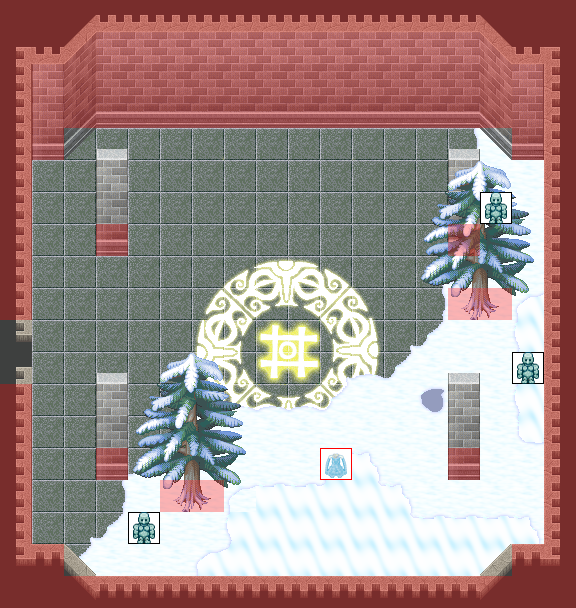

Rendered tile map (Tiled .tmx) drawn with the repository's tilesets; below, a short description and the map source with its tile grids summarised:
An orthogonal 18x19 tile map with 32x32 px tiles, 7 tile layers (0_floor, 1_terrain, 2_object, 3_roof, ...), 1 hidden layer not drawn, 13 tilesets.

<map version="1.2" tiledversion="1.2.0" orientation="orthogonal" renderorder="right-down" width="18" height="19" tilewidth="32" tileheight="32" infinite="0" nextlayerid="65" nextobjectid="1">
 <tileset firstgid="1" name="kafelki_blyszczace" tilewidth="32" tileheight="32" tilecount="36" columns="6">
  <image source="../../tileset/pol/domki/podloga/kafelki_blyszczace.png" width="192" height="192" />
 </tileset>
 <tileset firstgid="37" name="kafelek" tilewidth="32" tileheight="32" tilecount="1" columns="1">
  <image source="../../tileset/pol/domki/podloga/kafelek.png" width="32" height="32" />
 </tileset>
 <tileset firstgid="38" name="kosciol_sciany" tilewidth="32" tileheight="32" tilecount="30" columns="5">
  <image source="../../tileset/pol/domki/kosciol_sciany.png" width="160" height="192" />
 </tileset>
 <tileset firstgid="68" name="kosciol_nawy" tilewidth="32" tileheight="32" tilecount="14" columns="2">
  <image source="../../tileset/pol/domki/kosciol_nawy.png" width="64" height="224" />
 </tileset>
 <tileset firstgid="82" name="collision" tilewidth="32" tileheight="32" tilecount="1" columns="1">
  <image source="../../tileset/logic/collision.png" width="32" height="32" />
 </tileset>
 <tileset firstgid="83" name="protection" tilewidth="32" tileheight="32" tilecount="2" columns="2">
  <image source="../../tileset/logic/protection.png" width="64" height="32" />
 </tileset>
 <tileset firstgid="85" name="edges" tilewidth="32" tileheight="32" tilecount="9" columns="3">
  <image source="../../tileset/ground/ice/edges.png" width="96" height="96" />
 </tileset>
 <tileset firstgid="94" name="ice" tilewidth="32" tileheight="32" tilecount="3" columns="3">
  <image source="../../tileset/ground/ice/ice.png" width="96" height="32" />
 </tileset>
 <tileset firstgid="97" name="icehole" tilewidth="32" tileheight="32" tilecount="1" columns="1">
  <image source="../../tileset/ground/ice/icehole.png" width="32" height="32" />
 </tileset>
 <tileset firstgid="98" name="corners" tilewidth="32" tileheight="32" tilecount="4" columns="2">
  <image source="../../tileset/ground/ice/corners.png" width="64" height="64" />
 </tileset>
 <tileset firstgid="102" name="snow_on_pine" tilewidth="32" tileheight="32" tilecount="20" columns="4">
  <image source="../../tileset/plant/tree/snow_on_pine.png" width="128" height="160" />
 </tileset>
 <tileset firstgid="122" name="golem" tilewidth="32" tileheight="32" tilecount="4" columns="4">
  <image source="../../tileset/logic/creature/golem.png" width="128" height="32" />
 </tileset>
 <tileset firstgid="126" name="pol_sniegowe" tilewidth="32" tileheight="32" tilecount="3" columns="3">
  <image source="../../tileset/logic/creature/pol_sniegowe.png" width="96" height="32" />
 </tileset>
 <layer id="57" name="0_floor" width="18" height="19">
  <data>[342 cells, 335 non-empty, 32 distinct tile ids]</data>
 </layer>
 <layer id="58" name="1_terrain" width="18" height="19">
  <data>[342 cells, 172 non-empty, 42 distinct tile ids]</data>
 </layer>
 <layer id="59" name="2_object" width="18" height="19">
  <data>[342 cells, 8 non-empty, 3 distinct tile ids]</data>
 </layer>
 <layer id="60" name="3_roof" width="18" height="19">
  <data>[342 cells, 32 non-empty, 23 distinct tile ids]</data>
 </layer>
 <layer id="61" name="4_roof_add" width="18" height="19">
  <data>[342 cells, 18 non-empty, 18 distinct tile ids]</data>
 </layer>
 <layer id="62" name="objects" width="18" height="19">
  <data>[342 cells, 4 non-empty, 2 distinct tile ids]</data>
 </layer>
 <layer id="63" name="collision" width="18" height="19" opacity="0.3">
  <data>[342 cells, 128 non-empty, 1 distinct tile ids]</data>
 </layer>
 <layer id="64" name="protection" width="18" height="19" visible="0" opacity="0.2">
  <data>[342 cells, 342 non-empty, 1 distinct tile ids]</data>
 </layer>
</map>
